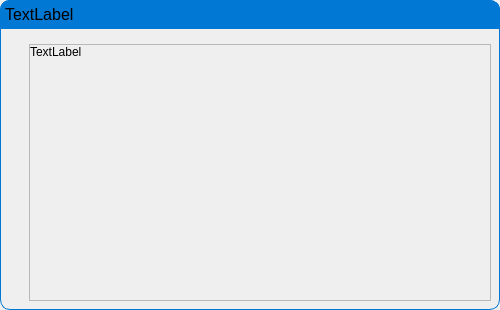
<?xml version="1.0" encoding="UTF-8"?>
<ui version="4.0">
 <class>Form</class>
 <widget class="QDialog" name="Form">
  <property name="geometry">
   <rect>
    <x>0</x>
    <y>0</y>
    <width>500</width>
    <height>310</height>
   </rect>
  </property>
  <property name="windowTitle">
   <string>Form</string>
  </property>
  <layout class="QHBoxLayout" name="horizontalLayout">
   <property name="spacing">
    <number>0</number>
   </property>
   <property name="leftMargin">
    <number>0</number>
   </property>
   <property name="topMargin">
    <number>0</number>
   </property>
   <property name="rightMargin">
    <number>0</number>
   </property>
   <property name="bottomMargin">
    <number>0</number>
   </property>
   <item>
    <widget class="QWidget" name="widget" native="true">
     <property name="contextMenuPolicy">
      <enum>Qt::ActionsContextMenu</enum>
     </property>
     <property name="autoFillBackground">
      <bool>false</bool>
     </property>
     <property name="styleSheet">
      <string notr="true">QWidget#widget{
	border-top-left-radius:10px;
	border-bottom-left-radius:10px;
	border-top-right-radius:10px;
	border-bottom-right-radius:10px;
	border: 1px solid  rgb(0,120,212);;
}</string>
     </property>
     <layout class="QVBoxLayout" name="verticalLayout_3" stretch="0,0">
      <property name="leftMargin">
       <number>0</number>
      </property>
      <property name="topMargin">
       <number>0</number>
      </property>
      <property name="rightMargin">
       <number>0</number>
      </property>
      <property name="bottomMargin">
       <number>0</number>
      </property>
      <item>
       <widget class="QLabel" name="lblTitle">
        <property name="maximumSize">
         <size>
          <width>16777215</width>
          <height>16777215</height>
         </size>
        </property>
        <property name="font">
         <font>
          <pointsize>12</pointsize>
         </font>
        </property>
        <property name="styleSheet">
         <string notr="true">background-color: rgb(0,120,212);
border-top-left-radius:10px;
border-top-right-radius:10px;
border: 1px solid  rgb(0,120,212);
</string>
        </property>
        <property name="frameShape">
         <enum>QFrame::Box</enum>
        </property>
        <property name="frameShadow">
         <enum>QFrame::Sunken</enum>
        </property>
        <property name="text">
         <string>TextLabel</string>
        </property>
        <property name="alignment">
         <set>Qt::AlignLeading|Qt::AlignLeft|Qt::AlignTop</set>
        </property>
       </widget>
      </item>
      <item>
       <layout class="QVBoxLayout" name="verticalLayout">
        <property name="leftMargin">
         <number>9</number>
        </property>
        <property name="topMargin">
         <number>9</number>
        </property>
        <property name="rightMargin">
         <number>9</number>
        </property>
        <property name="bottomMargin">
         <number>9</number>
        </property>
        <item>
         <layout class="QHBoxLayout" name="horizontalLayout_4" stretch="0,0">
          <item>
           <layout class="QVBoxLayout" name="verticalLayout_2">
            <property name="spacing">
             <number>0</number>
            </property>
            <item>
             <layout class="QVBoxLayout" name="iconHolder">
              <property name="spacing">
               <number>0</number>
              </property>
             </layout>
            </item>
            <item>
             <spacer name="verticalSpacer">
              <property name="orientation">
               <enum>Qt::Vertical</enum>
              </property>
              <property name="sizeHint" stdset="0">
               <size>
                <width>20</width>
                <height>40</height>
               </size>
              </property>
             </spacer>
            </item>
           </layout>
          </item>
          <item>
           <widget class="QScrollArea" name="scrollArea">
            <property name="widgetResizable">
             <bool>true</bool>
            </property>
            <widget class="QWidget" name="scrollAreaWidgetContents">
             <property name="geometry">
              <rect>
               <x>0</x>
               <y>0</y>
               <width>328</width>
               <height>236</height>
              </rect>
             </property>
             <layout class="QVBoxLayout" name="verticalLayout_4">
              <property name="spacing">
               <number>0</number>
              </property>
              <property name="leftMargin">
               <number>0</number>
              </property>
              <property name="topMargin">
               <number>0</number>
              </property>
              <property name="rightMargin">
               <number>0</number>
              </property>
              <property name="bottomMargin">
               <number>0</number>
              </property>
              <item>
               <widget class="QLabel" name="lblMessage">
                <property name="sizePolicy">
                 <sizepolicy hsizetype="Preferred" vsizetype="Minimum">
                  <horstretch>0</horstretch>
                  <verstretch>0</verstretch>
                 </sizepolicy>
                </property>
                <property name="text">
                 <string>TextLabel</string>
                </property>
                <property name="alignment">
                 <set>Qt::AlignLeading|Qt::AlignLeft|Qt::AlignTop</set>
                </property>
                <property name="wordWrap">
                 <bool>true</bool>
                </property>
               </widget>
              </item>
             </layout>
            </widget>
           </widget>
          </item>
         </layout>
        </item>
        <item>
         <layout class="QGridLayout" name="gridLayout"/>
        </item>
        <item>
         <layout class="QHBoxLayout" name="buttonsLayout"/>
        </item>
       </layout>
      </item>
     </layout>
    </widget>
   </item>
  </layout>
 </widget>
 <resources/>
 <connections/>
</ui>
